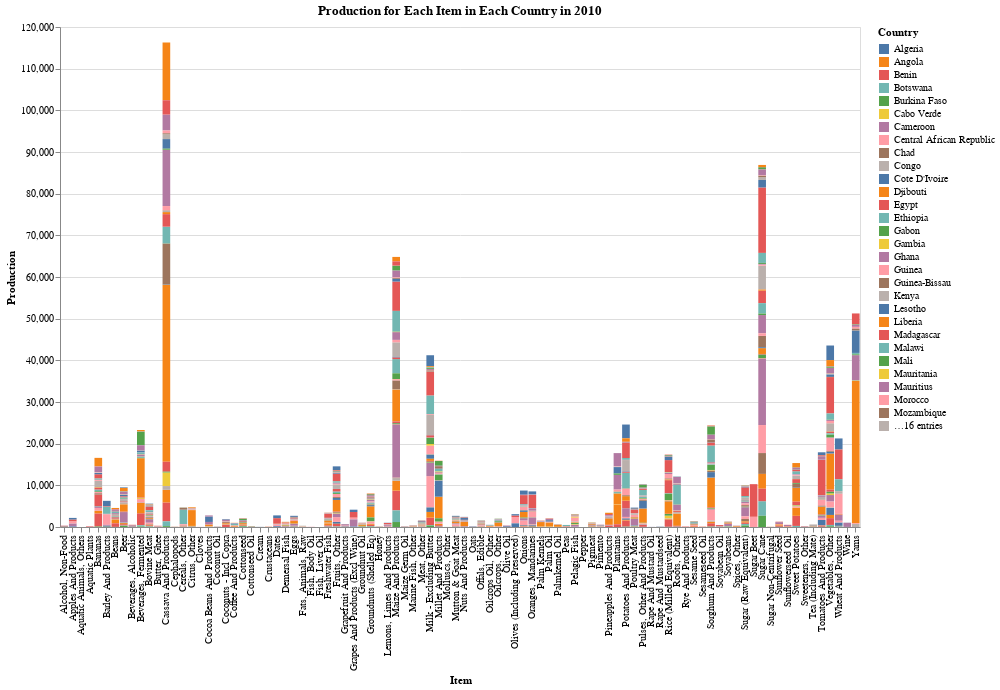

Notebook code cell kept with this figure:
### Code cell
# Create a bar chart
bar_chart = alt.Chart(production_by_country_item_2010_sorted).mark_bar().encode(
    x=alt.X('Item:N', title='Item'),
    y=alt.Y('Value:Q', title='Production'),
    color=alt.Color('Country:N', title='Country'),
    tooltip=['Country:N', 'Item:N', 'Value:Q']
).properties(
    width=800,
    height=500,
    title='Production for Each Item in Each Country in 2010'
)

# Display the chart
bar_chart

### Figure 1 — Vega-Lite specification as saved in the notebook (floating-point values rounded to 4 significant figures; data arrays with more than 128 entries replaced by an {"elided": "..."} marker saying what was removed)
{"config": {"view": {"continuousWidth": 300, "continuousHeight": 300}}, "data": {"name": "data-d32d78224a305039222d8e7bb3ae1315"}, "mark": {"type": "bar"}, "encoding": {"color": {"field": "Country", "title": "Country", "type": "nominal"}, "tooltip": [{"field": "Country", "type": "nominal"}, {"field": "Item", "type": "nominal"}, {"field": "Value", "type": "quantitative"}], "x": {"field": "Item", "title": "Item", "type": "nominal"}, "y": {"field": "Value", "title": "Production", "type": "quantitative"}}, "height": 500, "title": "Production for Each Item in Each Country in 2010", "width": 800, "$schema": "https://vega.github.io/schema/vega-lite/v5.17.0.json", "datasets": {"data-d32d78224a305039222d8e7bb3ae1315": {"elided": "2312 records"}}}
